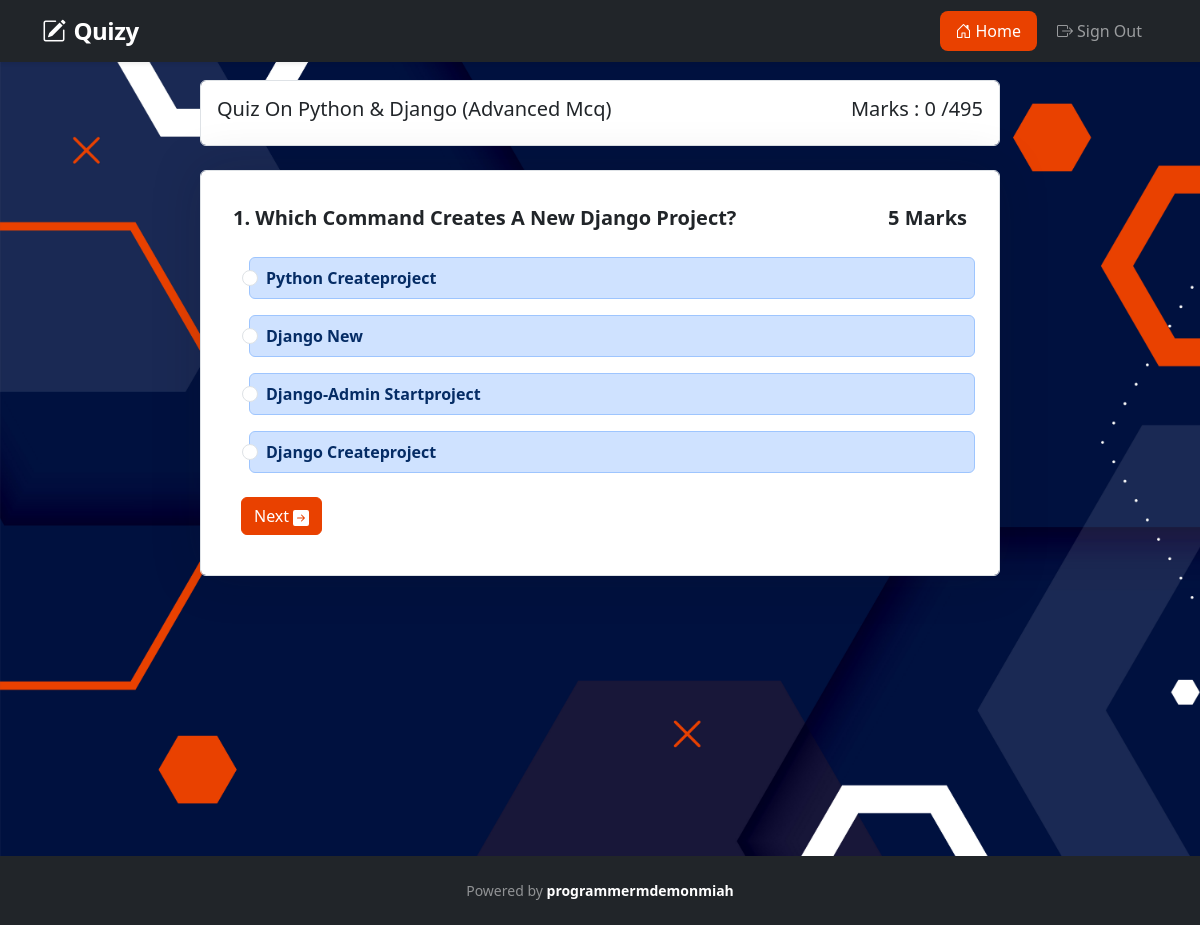
Screenshot of /quiz/python-django-advanced-mcq/ (signed in) with the database file from the repository.
### home/models.py (models this page shows, shortened)
class BaseModel(models.Model):
    uid = models.UUIDField(primary_key=True,default=uuid4,editable=False)
    created_at = models.DateTimeField(auto_now_add=True)
    updated_at = models.DateTimeField(auto_now=True)
    class Meta:
        abstract = True

class Category(BaseModel):
    name = models.CharField(max_length=100)
    slug = models.SlugField(max_length=120, unique=True, blank=True)
    description  = models.TextField(default='')
    total_marks=models.IntegerField(default=0)
    total_questions=models.IntegerField(default=0)
    image = models.ImageField(upload_to='media/',default=None,null=True,blank=True)
    total_time = models.IntegerField(default=60)
    def save(self, *args, **kwargs):
        if not self.slug:
            self.slug = slugify(self.name)
        super().save(*args, **kwargs)
    def __str__(self) -> str:
        return self.name
    def get_total(self):
        questions= Question.objects.filter(category=self)
        self.total_marks= sum(question.mark for question in questions)
        self.total_questions = len(questions)

class Quiz(BaseModel):
    status_choice = (
        ('no','no'),
        ('yes','yes'),
        ('incomplete','incomplete'),
    )
    user = models.ForeignKey(User,on_delete=models.CASCADE)
    category = models.ForeignKey(Category,on_delete=models.CASCADE,related_name='quiz',default=None)
    given_question = models.ManyToManyField(GivenQuizQuestions,blank=True)
    marks = models.IntegerField(default=0)
    total_marks=models.IntegerField(default=0)
    status = models.CharField(max_length=10,blank=True,default='no',null=True)
    start_time = models.DateTimeField(auto_now_add=True)
    end_time = models.DateTimeField(blank=True,null=True)
    def calculateMarks(self):
        marks = 0
        for i in self.given_question.all():
            if i.answer.is_correct:
                marks += i.question.mark
        self.marks = marks
    def save(self, *args, **kwargs):
        is_new = self.pk is None
        if not is_new and not self.end_time and self.start_time:
            self.end_time = self.start_time + timedelta(minutes=self.category.total_time)
        if not is_new:
            self.calculateMarks()
        super().save(*args, **kwargs)
        if is_new:
            self.refresh_from_db(fields=['start_time'])
            self.end_time = self.start_time + timedelta(minutes=self.category.total_time)
            self.calculateMarks()
            super().save(update_fields=['end_time', 'marks'])

class Question(BaseModel):
    category = models.ForeignKey(Category,on_delete=models.CASCADE,related_name='questions')
    question = models.TextField()
    mark = models.IntegerField(default=5)
    class Meta:
        ordering = ['uid']

class Answer(BaseModel):
    question = models.ForeignKey(Question,on_delete=models.CASCADE,related_name='answers')
    answer= models.TextField()
    is_correct = models.BooleanField(default=False)
    class Meta:
        ordering = ['uid']

### home/views.py (the view)
# urls.py: path('quiz/',quiz,name="quiz"),
@login_required
def quiz(request, category_slug=None):
    try:
        if category_slug:
            category = Category.objects.get(slug=category_slug)
            quiz = Quiz.objects.get(user=request.user, category=category)
            questions = Question.objects.filter(category=category)
        else:
            category_name = request.GET.get('category')
            category = Category.objects.get(slug=category_name) if category_name else None
            quiz = Quiz.objects.get(user=request.user, category=category) if category else None
            questions = Question.objects.filter(category=category) if category else Question.objects.all()
        if quiz:
            quiz.calculateMarks()
            quiz.category.get_total()
            quiz.save()
            quiz.category.save()
        p = Paginator(questions, 1)
        page_no = request.GET.get('page')
        if not page_no:
            page_no = 1
        try:
            page_obj = p.get_page(page_no)
        except:
            page_obj = p.get_page(1)
        context = {'page_obj': page_obj, 'category': category,
                   'quiz': quiz, 'homeactive': True}
        return render(request, 'home/quiz.html', context)
    except Exception as e:
        return HttpResponse("Something Went Wrong --->")

### templates/home/quiz.html (shortened to what this page needs)
{% extends 'layout/base.html' %}
{% load static %}
{% block css %}
<link rel="stylesheet" href="{% static 'css/quiz.css' %}">
{% endblock css %}
{% block body %}
<div class='col-md-8  mx-auto  '>
    <div class="mb-4 fw-semibold text-center  d-flex justify-content-between form-control p-3 text-dark">
        <h5> Quiz On {{category|title}}</h5>
        <h5>Marks : <span id="marks">
                {{quiz.marks}}
            </span>/{{quiz.category.total_marks}}</h5>
    </div>
    {% for question in page_obj.object_list %}
    <form action="" class="mt-4 p-4 text-capitalize form-control box_shadow">
        <div class="fw-bold text-center fs-5 d-flex justify-content-between  p-2">
            <span id="{{question.uid}}" class="questionP">{{page_obj.number}}. {{question.question}}</span>
            <span>{{question.mark}} Marks</span>
        </div>
        <div class="form-check">
            {% for answer in question.answers.all %}
            <ul class="list-group">
                <li class="list-group-item list-group-item-action list-group-item-primary mt-3 answerList">
                    <input class="form-check-input me-1 answerInput" value='{{answer.answer}}' type="radio"
                        id="{{answer.uid}}" name="answerInput">
                    <label class="form-check-label d-block fw-semibold" for="{{answer.uid}}">
                        {{answer.answer}}</label>
                </li>
            </ul>
            {% endfor %}
        </div>
        <div class="mt-2 p-3 d-flex justify-content-between">
            {% if page_obj.has_next %}
            <a class="btn btn-primary " href="{% url 'quiz_by_slug' category.slug %}?page={{page_obj.next_page_number}}">Next
            </a>
            {% endif %}
        </div>
    </form>
    {% endfor %}
</div>
{% endblock body %}

### static/css/utils.css (style rules this page uses)
.box_shadow { box-shadow: 0px 0px 50px 0px rgba(17, 17, 26, 0.18); }
.btn-primary { background-color: #e94100 !important; border: 1px solid #e94100; transition:all .3s ease-in-out; }

### static/css/base.css (style rules this page uses)
html,body,.background_div { height: 100%; }

### static/css/quiz.css (style rules this page uses)
.form-check-label { cursor: pointer; }
.answerList { transition: all .3s ease-in-out; }

### rows the page displays
Category: name "Python & Django (Advanced Mcq)"
Quiz: marks "0", category.total_marks "495"
Question: number "1", question "Which Command Creates A New Django Project?", mark "5"
Answer: answer "Python Createproject"
Answer: answer "Django New"
Answer: answer "Django-Admin Startproject"
Answer: answer "Django Createproject"
